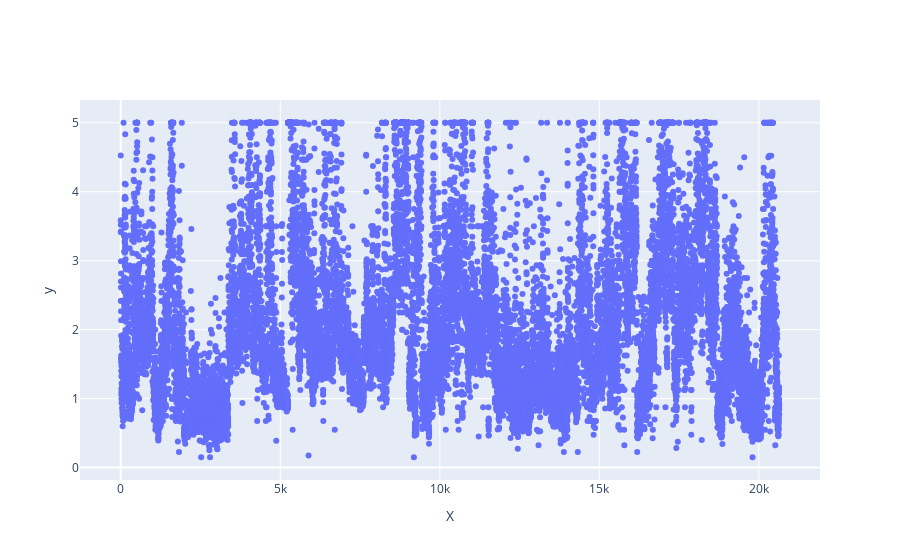

The cell this chart's notebook holds for it:
### Markdown cell above
### Data Loading and Preprocessing

### Code cell
# Get California Housing Data
X, y = fetch_california_housing(return_X_y=True)
x = np.arange(0, y.shape[0])
pp.plot_data(x, y, x_label="X", y_label="y")

# # Generate random data
# X, y = make_regression(n_samples=5000, n_features=50, n_informative=25)
# x = np.arange(0, y.shape[0])
# pp.plot_data(x, y, x_label="X", y_label="y")

### Figure 1 — Plotly figure (JSON) as saved in the notebook; plotly's stock layout.template omitted (floating-point values rounded to 4 significant figures; data arrays with more than 128 entries replaced by an {"elided": "..."} marker saying what was removed)
{"data": [{"mode": "markers", "name": "", "text": "", "type": "scatter", "x": {"elided": "20640 int values"}, "y": {"elided": "20640 float values"}}], "layout": {"title": {"text": ""}, "xaxis": {"title": {"text": "X"}}, "yaxis": {"title": {"text": "y"}}}}
